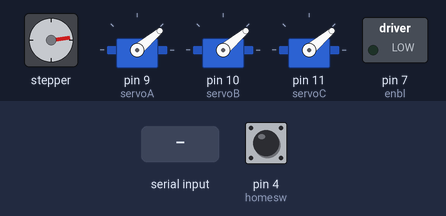
Simulated run of this sketch. Board: Arduino Uno, built with avr-gcc and run on an emulated ATmega328P. Shown: stepper motor, 3 × servo, switched loads named in the sketch (green lamp = pin HIGH). Wiring (inferred from the names in the program): stepper motor driver (200 steps per turn assumed): step pin 5; direction pin 6. The inputs (shaded band) are chosen by the test bench; at power-on: pin 4 (homesw) HIGH. Pins used as bus, display or sensor lines are not drawn; what the sketch prints to the serial monitor is not drawn.

Above: at 0.8 s.
0.9 s: pin 4 (homesw) pulled LOW for 1 s
At 2.3 s:
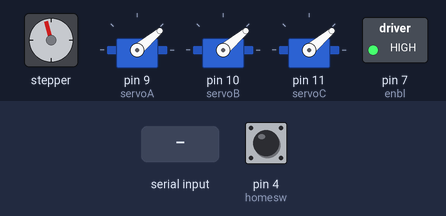
3.5 s: "<T90>" received over Serial
At 4.3 s:
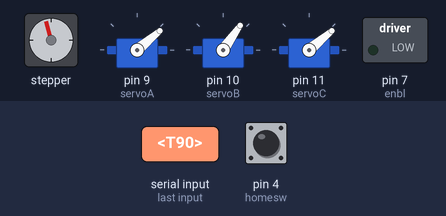
6.5 s: pin 4 (homesw) pulled LOW for 3.2 s
At 10.9 s:
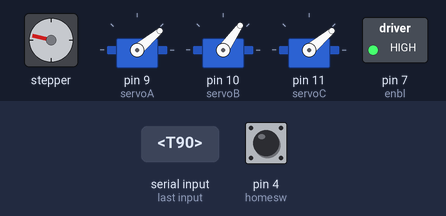
11.2 s: "<30,150,10>" received over Serial
At 12.0 s:
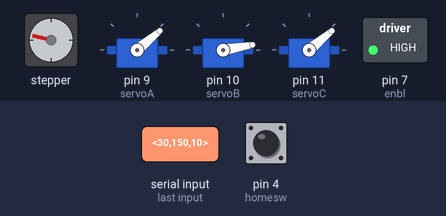
12.7 s: "<T,45>" received over Serial
At 13.5 s:
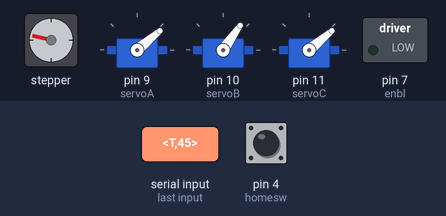
15.7 s: pin 4 (homesw) pulled LOW for 3.2 s
At 20.3 s:
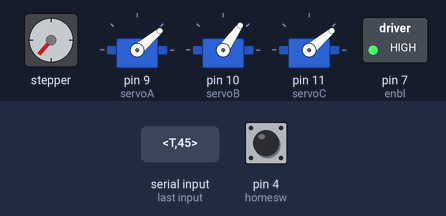
Timing chart, 0 to 21.5 s (numbered marks = the images above; inputs shaded):
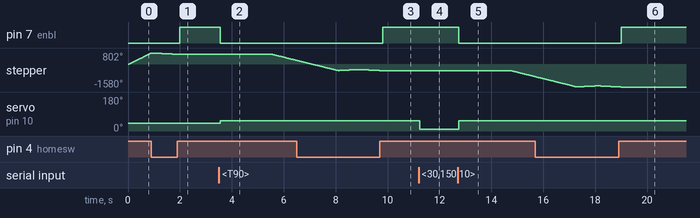

The sketch:

direct_servo_angle_entry.ino
```cpp
#include <Servo.h>

Servo servoA;
Servo servoB;
Servo servoC;

const byte numChars = 32;
char receivedChars[numChars];
char tempChars[numChars];        // temporary array for use when parsing

boolean newData = false;

char * reco;  //T to initiate recovery. char to avoid confusion with signals
char F = 'F'; //pointer to reset reco to when finished
int signalA;    // variable to read the value from the analog pin
int signalB;
int signalC;

int minangle = 0;
int maxangle = 65;

int enbl = 7;
int dir = 6;
int pul = 5;

int homesw = 4;
const int CMD_LEN = 11;

char command[CMD_LEN];
char* token;


void setup() {
  // attach servos to their respective pwm pins
  servoA.attach(9);
  servoB.attach(10);
  servoC.attach(11);
  Serial.begin(9600);

  // Stepper motor pins
  pinMode(enbl, OUTPUT);
  pinMode(dir, OUTPUT);
  pinMode(pul, OUTPUT);
  digitalWrite(enbl, LOW);
  digitalWrite(dir, HIGH);
  //Home
  pinMode(homesw, INPUT_PULLUP);
  servoA.write(40); //HOMESERVOS
  servoB.write(40);
  servoC.write(40);

  homely();
}

void loop() {

  //parsing code modified from https://forum.arduino.cc/t/serial-input-basics-updated/382007/3
  Serial.print("looping");
  Serial.print(* reco);
  Serial.print(* reco == 'T');
  Serial.println();
  recieve();
  if (newData == true) {
    strcpy(tempChars, receivedChars);
    // this temporary copy is necessary to protect the original data
    //   because strtok() used in parseData() replaces the commas with \0
    parseData();
    sendCommands();
    newData = false;
    delay(1); //Wait for the servos to arrive
  }
}

void sendCommands() {

  Serial.print("in sendCommands:");
  Serial.print(* reco == 'T');
  Serial.println();
  if (*reco == 'T') {
    Serial.print("in if, calling recovery");
    recover();
  }
  else {
    if (signalA > minangle && signalA < maxangle) {
      servoA.write(signalA);
    }
    if (signalB > minangle && signalB < maxangle) {
      servoB.write(signalB);
    }
    if (signalC > minangle && signalC < maxangle) {
      servoC.write(signalC);
    }
  }
}

void recieve() {
  static boolean recvInProgress = false;
  static byte ndx = 0;
  char startMarker = '<';
  char endMarker = '>';
  char rc;

  while (Serial.available() > 0 && newData == false) {
    rc = Serial.read();

    if (recvInProgress == true) {
      if (rc != endMarker) {
        receivedChars[ndx] = rc;
        ndx++;
        if (ndx >= numChars) {
          ndx = numChars - 1;
        }
      }
      else {
        receivedChars[ndx] = '\0'; // terminate the string
        recvInProgress = false;
        ndx = 0;
        newData = true;
      }
    }

    else if (rc == startMarker) {
      recvInProgress = true;
    }
  }
}

void parseData() {      // split the data into its parts

  char * strtokIndx; // this is used by strtok() as an index

  strtokIndx = strtok(tempChars, ",");
  reco = strtokIndx;

  strtokIndx = strtok(NULL, ",");
  signalA = atoi(strtokIndx);

  strtokIndx = strtok(NULL, ",");
  signalB = atoi(strtokIndx);

  strtokIndx = strtok(NULL, ",");
  signalC = atoi(strtokIndx);

}


void recover() {
  digitalWrite(enbl, LOW); //ENABLE STEPPER

  //bring platform into reset position
  servoA.write(40);
  servoB.write(55);
  servoC.write(40);

  delay(2000); //wait for ball to get to elevator
  //step
  int  steps = 0 ;
  while (steps <= 630) {
    digitalWrite(pul, HIGH);
    delay(2);
    digitalWrite(pul, LOW);
    delay(2);
    steps++;
  }
  steps = 0;
  digitalWrite(dir, HIGH);
  while (steps <= 40) {
    digitalWrite(pul, HIGH);
    delay(10);
    digitalWrite(pul, LOW);
    delay(10);
    steps++;
  }
  homely();
}

void homely() {

  digitalWrite(enbl, LOW); //enable motor
  digitalWrite(dir, HIGH);
  while (digitalRead(homesw) == HIGH) { //GO DOWN
    //step
    digitalWrite(pul, HIGH);
    delayMicroseconds(1000);
    digitalWrite(pul, LOW);
    delayMicroseconds(1000);
  }
  digitalWrite(dir, LOW);
  while (digitalRead(homesw) == LOW) { //GO UP SLOWLY
    //step
    digitalWrite(pul, HIGH);
    delay(10);
    digitalWrite(pul, LOW);
    delay(10);
  }
  int count = 0;
  while (count < 5) {
    //step
    digitalWrite(pul, HIGH);
    delay(10);
    digitalWrite(pul, LOW);
    delay(10);
    count++;
  }
  digitalWrite(enbl, HIGH); //disable motor
  digitalWrite(dir, LOW);
}
```

Measured:
- after the input at 0.9 s, pin 7 (enbl): LOW → HIGH after 1.1 s
- after the input at 3.5 s, pin 7 (enbl): HIGH → LOW after 0.06 s; stepper: keeps turning counter-clockwise at about 450°/s, starting after 2.1 s; servo on pin 10 (servoB): 40° → 55° after 0.06 s
- after the input at 6.5 s, pin 7 (enbl): LOW → HIGH after 3.3 s
- after the input at 11.2 s, servo on pin 10 (servoB): 55° → 10° at once
- after the input at 12.7 s, pin 7 (enbl): HIGH → LOW after 0.05 s; stepper: keeps turning counter-clockwise at about 450°/s, starting after 2.1 s; servo on pin 10 (servoB): 10° → 55° after 0.05 s
- after the input at 15.7 s, pin 7 (enbl): LOW → HIGH after 3.3 s
